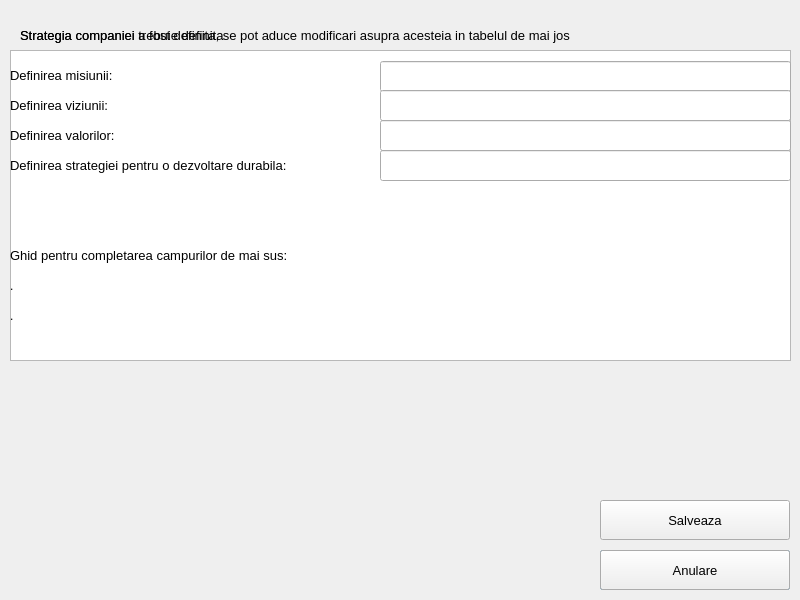
<?xml version="1.0" encoding="UTF-8"?>
<ui version="4.0">
 <class>Definire</class>
 <widget class="QDialog" name="Definire">
  <property name="geometry">
   <rect>
    <x>0</x>
    <y>0</y>
    <width>800</width>
    <height>600</height>
   </rect>
  </property>
  <property name="windowTitle">
   <string>Dialog</string>
  </property>
  <widget class="QLabel" name="definitedeja">
   <property name="geometry">
    <rect>
     <x>20</x>
     <y>20</y>
     <width>761</width>
     <height>31</height>
    </rect>
   </property>
   <property name="font">
    <font>
     <pointsize>10</pointsize>
    </font>
   </property>
   <property name="text">
    <string>Strategia companiei a fost definita, se pot aduce modificari asupra acesteia in tabelul de mai jos</string>
   </property>
  </widget>
  <widget class="QPushButton" name="inchide">
   <property name="geometry">
    <rect>
     <x>600</x>
     <y>550</y>
     <width>190</width>
     <height>40</height>
    </rect>
   </property>
   <property name="font">
    <font>
     <pointsize>10</pointsize>
    </font>
   </property>
   <property name="text">
    <string>Salveaza si inchide</string>
   </property>
  </widget>
  <widget class="QLabel" name="trebuiedef">
   <property name="geometry">
    <rect>
     <x>20</x>
     <y>20</y>
     <width>281</width>
     <height>31</height>
    </rect>
   </property>
   <property name="font">
    <font>
     <pointsize>10</pointsize>
    </font>
   </property>
   <property name="text">
    <string>Strategia companiei trebuie definita </string>
   </property>
  </widget>
  <widget class="QLabel" name="defmisiune">
   <property name="geometry">
    <rect>
     <x>10</x>
     <y>60</y>
     <width>141</width>
     <height>31</height>
    </rect>
   </property>
   <property name="font">
    <font>
     <pointsize>10</pointsize>
    </font>
   </property>
   <property name="text">
    <string>Definirea misiunii:</string>
   </property>
  </widget>
  <widget class="QLabel" name="defviziune">
   <property name="geometry">
    <rect>
     <x>10</x>
     <y>90</y>
     <width>141</width>
     <height>31</height>
    </rect>
   </property>
   <property name="font">
    <font>
     <pointsize>10</pointsize>
    </font>
   </property>
   <property name="text">
    <string>Definirea viziunii:</string>
   </property>
  </widget>
  <widget class="QLabel" name="defvalori">
   <property name="geometry">
    <rect>
     <x>10</x>
     <y>120</y>
     <width>141</width>
     <height>31</height>
    </rect>
   </property>
   <property name="font">
    <font>
     <pointsize>10</pointsize>
    </font>
   </property>
   <property name="text">
    <string>Definirea valorilor:</string>
   </property>
  </widget>
  <widget class="QLabel" name="defstr">
   <property name="geometry">
    <rect>
     <x>10</x>
     <y>150</y>
     <width>361</width>
     <height>31</height>
    </rect>
   </property>
   <property name="font">
    <font>
     <pointsize>10</pointsize>
    </font>
   </property>
   <property name="text">
    <string>Definirea strategiei pentru o dezvoltare durabila:</string>
   </property>
  </widget>
  <widget class="QLineEdit" name="misiuneEdit">
   <property name="geometry">
    <rect>
     <x>380</x>
     <y>61</y>
     <width>411</width>
     <height>31</height>
    </rect>
   </property>
   <property name="font">
    <font>
     <pointsize>10</pointsize>
    </font>
   </property>
  </widget>
  <widget class="QLineEdit" name="viziuneEdit">
   <property name="geometry">
    <rect>
     <x>380</x>
     <y>90</y>
     <width>411</width>
     <height>31</height>
    </rect>
   </property>
   <property name="font">
    <font>
     <pointsize>10</pointsize>
    </font>
   </property>
  </widget>
  <widget class="QLineEdit" name="valoriEdit">
   <property name="geometry">
    <rect>
     <x>380</x>
     <y>120</y>
     <width>411</width>
     <height>31</height>
    </rect>
   </property>
   <property name="font">
    <font>
     <pointsize>10</pointsize>
    </font>
   </property>
  </widget>
  <widget class="QLineEdit" name="strEdit">
   <property name="geometry">
    <rect>
     <x>380</x>
     <y>150</y>
     <width>411</width>
     <height>31</height>
    </rect>
   </property>
   <property name="font">
    <font>
     <pointsize>10</pointsize>
    </font>
   </property>
  </widget>
  <widget class="QPushButton" name="salveaza">
   <property name="geometry">
    <rect>
     <x>600</x>
     <y>500</y>
     <width>190</width>
     <height>40</height>
    </rect>
   </property>
   <property name="font">
    <font>
     <pointsize>10</pointsize>
    </font>
   </property>
   <property name="text">
    <string>Salveaza</string>
   </property>
  </widget>
  <widget class="QPushButton" name="anuleaza">
   <property name="geometry">
    <rect>
     <x>600</x>
     <y>550</y>
     <width>190</width>
     <height>40</height>
    </rect>
   </property>
   <property name="font">
    <font>
     <pointsize>10</pointsize>
    </font>
   </property>
   <property name="text">
    <string>Anulare</string>
   </property>
  </widget>
  <widget class="QLabel" name="ghid">
   <property name="geometry">
    <rect>
     <x>10</x>
     <y>240</y>
     <width>361</width>
     <height>31</height>
    </rect>
   </property>
   <property name="font">
    <font>
     <pointsize>10</pointsize>
    </font>
   </property>
   <property name="text">
    <string>Ghid pentru completarea campurilor de mai sus:</string>
   </property>
  </widget>
  <widget class="QLabel" name="ghid2">
   <property name="geometry">
    <rect>
     <x>10</x>
     <y>270</y>
     <width>791</width>
     <height>31</height>
    </rect>
   </property>
   <property name="font">
    <font>
     <pointsize>9</pointsize>
    </font>
   </property>
   <property name="text">
    <string>.</string>
   </property>
  </widget>
  <widget class="QLabel" name="ghid3">
   <property name="geometry">
    <rect>
     <x>10</x>
     <y>300</y>
     <width>791</width>
     <height>31</height>
    </rect>
   </property>
   <property name="font">
    <font>
     <pointsize>9</pointsize>
    </font>
   </property>
   <property name="text">
    <string>.</string>
   </property>
  </widget>
  <widget class="QTableView" name="tableView">
   <property name="geometry">
    <rect>
     <x>10</x>
     <y>50</y>
     <width>781</width>
     <height>311</height>
    </rect>
   </property>
  </widget>
  <zorder>tableView</zorder>
  <zorder>definitedeja</zorder>
  <zorder>inchide</zorder>
  <zorder>trebuiedef</zorder>
  <zorder>defmisiune</zorder>
  <zorder>defviziune</zorder>
  <zorder>defvalori</zorder>
  <zorder>defstr</zorder>
  <zorder>misiuneEdit</zorder>
  <zorder>viziuneEdit</zorder>
  <zorder>valoriEdit</zorder>
  <zorder>strEdit</zorder>
  <zorder>salveaza</zorder>
  <zorder>anuleaza</zorder>
  <zorder>ghid</zorder>
  <zorder>ghid2</zorder>
  <zorder>ghid3</zorder>
 </widget>
 <resources/>
 <connections/>
</ui>
